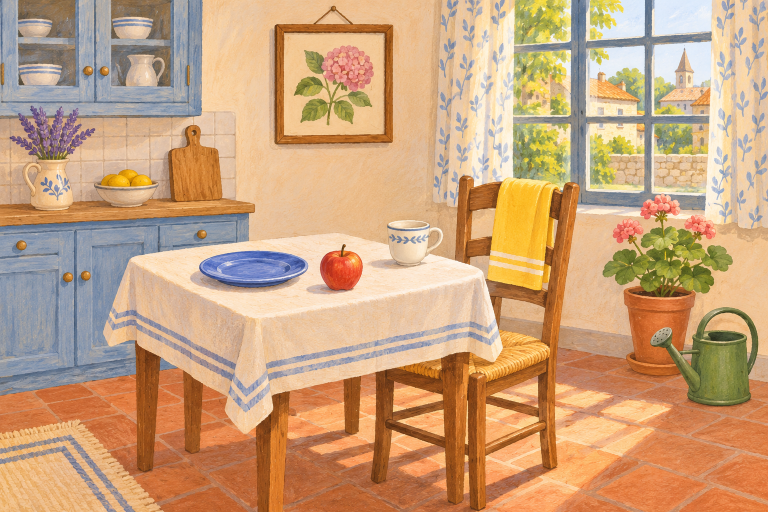
#> input picture img/scene-cuisine-exemple-v3.png, 1536 x 1024 px (shown at 1/2 size)
$ python -i generer_planche_changement.py   (imports and definitions only)
#> lines starting #> are read from the running program, lines starting #| are printed output that depends on the picture
"""Découpe les 25 zones contextualisées d'une scène et leur planche 5 × 5."""

import sys
from pathlib import Path
from PIL import Image, ImageDraw, ImageFont


ROOT = Path(__file__).resolve().parents[1]
SCENES = {
    "cuisine": {
        "sortie": ROOT / "img" / "changement-cuisine",
        "reference": ROOT / "img" / "scene-cuisine-exemple-v3.png",
        "zones": [
            ("fruit", (620, 455, 755, 610)),
            ("tasse", (745, 425, 915, 565)),
            ("assiette", (355, 465, 635, 610)),
            ("torchon", (900, 325, 1185, 630)),
            ("arrosoir", (1250, 585, 1536, 835)),
        ],
    },
    "salon": {
        "sortie": ROOT / "img" / "changement-salon",
        "reference": ROOT / "img" / "changement-salon" / "reference.png",
        "zones": [
            ("coussin", (30, 450, 310, 700)),
            ("livre", (455, 665, 705, 810)),
            ("theiere", (785, 610, 1015, 830)),
            ("vase", (1285, 325, 1515, 595)),
            ("horloge", (895, 25, 1145, 260)),
        ],
    },
    "veranda": {
        "sortie": ROOT / "img" / "changement-veranda",
        "reference": ROOT / "img" / "changement-veranda" / "reference.png",
        "zones": [
            ("bottes", (30, 670, 290, 965)),
            ("lavande", (260, 220, 490, 520)),
            ("arrosoir", (620, 640, 960, 930)),
            ("chapeau", (940, 340, 1180, 575)),
            ("nichoir", (1350, 40, 1520, 245)),
        ],
    },
    "chambre": {
        "sortie": ROOT / "img" / "changement-chambre",
        "reference": ROOT / "img" / "changement-chambre" / "reference.png",
        "zones": [
            ("lampe", (285, 290, 470, 540)),
            ("tableau", (580, 75, 1015, 355)),
            ("plaid", (470, 555, 1070, 750)),
            ("reveil", (1090, 410, 1220, 550)),
            ("chaussons", (1250, 805, 1510, 975)),
        ],
    },
    "salle-bain": {
        "sortie": ROOT / "img" / "changement-salle-bain",
        "reference": ROOT / "img" / "changement-salle-bain" / "reference.png",
        "zones": [
            ("serviette", (0, 155, 245, 650)),
            ("miroir", (285, 60, 600, 420)),
            ("savon", (525, 400, 655, 540)),
            ("tapis", (475, 790, 1120, 1000)),
            ("fougere", (1240, 300, 1536, 570)),
        ],
    },
}


def fondu_bord(taille, marge=18):
    largeur, hauteur = taille
    masque = Image.new("L", taille)
    pixels = masque.load()
    for y in range(hauteur):
        for x in range(largeur):
            facteur = min(1, (x + 1) / marge, (y + 1) / marge,
                          (largeur - x) / marge, (hauteur - y) / marge)
            pixels[x, y] = round(255 * facteur)
    return masque


def main(scene):
    configuration = SCENES[scene]
    sortie = configuration["sortie"]
    zones = configuration["zones"]
    sources = [configuration["reference"]] + [
        sortie / "sources" / f"variante-{n}.png" for n in range(1, 5)]
    sortie.mkdir(parents=True, exist_ok=True)
    images = [Image.open(path).convert("RGB") for path in sources]
    assert all(image.size == (1536, 1024) for image in images)
    planche = Image.new("RGB", (5 * 330, 5 * 350), "#f4eddd")
    dessin = ImageDraw.Draw(planche)
    police = ImageFont.truetype("arial.ttf", 20)

    for ligne, (nom, cadre) in enumerate(zones):
        x0, y0, x1, y1 = cadre
        masque = fondu_bord((x1 - x0, y1 - y0))
        for colonne, source in enumerate(images):
            zone = source.crop(cadre).convert("RGBA")
            zone.putalpha(masque)
            zone.save(sortie / f"{nom}-{colonne}.png", optimize=True)

            # La planche reste une vraie grille de 25 cases, sans redimensionner
            # les zones employées par le jeu.
            px, py = colonne * 330, ligne * 350
            dessin.rounded_rectangle((px + 4, py + 4, px + 325, py + 345),
                                     radius=10, fill="white", outline="#175668", width=2)
            dessin.text((px + 14, py + 12), f"{nom.capitalize()} · {colonne + 1}/5",
                        font=police, fill="#175668")
            aperçu = source.crop(cadre)
            aperçu.thumbnail((306, 295))
            planche.paste(aperçu, (px + (330 - aperçu.width) // 2,
                                   py + 42 + (295 - aperçu.height) // 2))

    planche.save(sortie / "planche-5x5.png", optimize=True)

    # Scènes de contrôle : chaque objet est recollé depuis sa propre zone.
    for variante in range(1, 5):
        composition = images[0].convert("RGBA")
        for nom, (x0, y0, _, _) in zones:
            composition.alpha_composite(Image.open(sortie / f"{nom}-{variante}.png"),
                                        (x0, y0))
        composition.convert("RGB").save(sortie / f"controle-{variante}.png", optimize=True)


# [4 lines not run here, left out]

>>> import cv2
>>> picture = cv2.imread('../img/scene-cuisine-exemple-v3.png', cv2.IMREAD_GRAYSCALE)
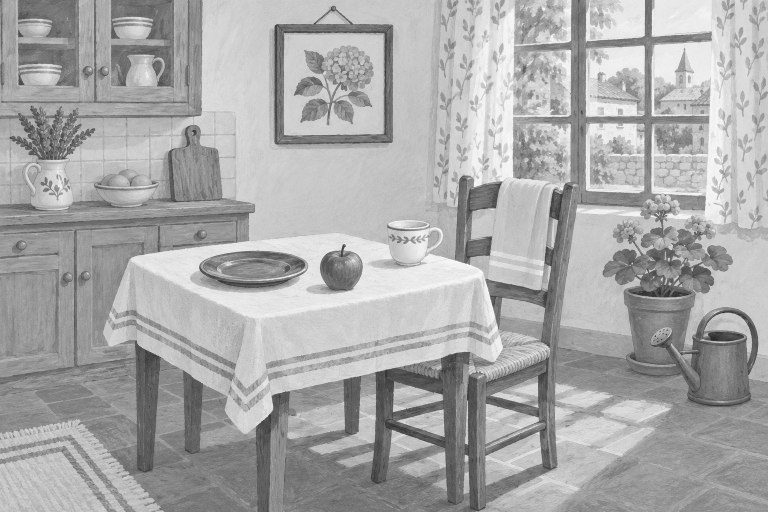
#> picture: shape (1024, 1536) (shown at 1/2 size); min 28, max 254, mean 168.7
#> (the run stopped early here; a loop or call above may not have finished)

$ run again, on img/scene-cuisine-exemple-v2.png
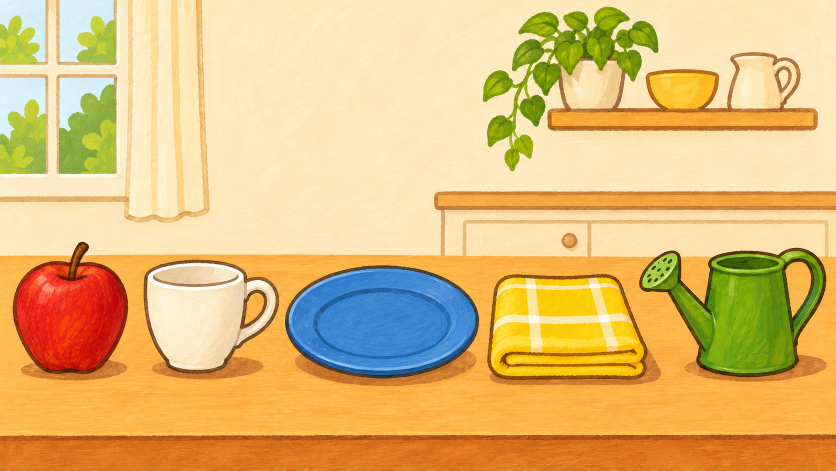
#> input picture img/scene-cuisine-exemple-v2.png, 1672 x 941 px (shown at 1/2 size)
#> `picture = cv2.imread('../img/scene-cuisine-exemple-v3.png', cv2.IMREAD..`:
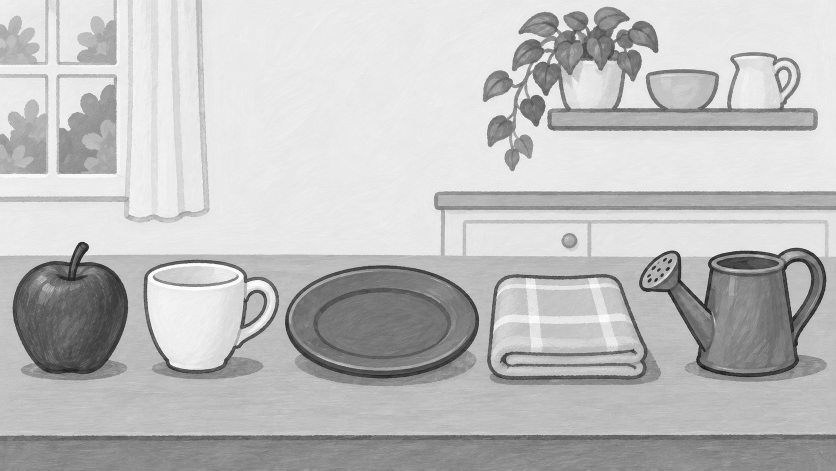
#> picture: shape (941, 1672) (shown at 1/2 size); min 17, max 255, mean 191

$ run again, on img/apercu-panier-selection.png
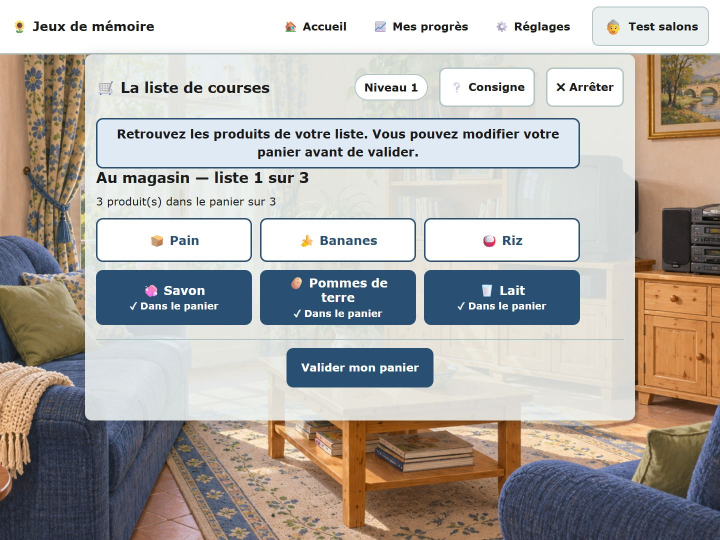
#> input picture img/apercu-panier-selection.png, 1440 x 1080 px (shown at 1/2 size)
#> `picture = cv2.imread('../img/scene-cuisine-exemple-v3.png', cv2.IMREAD..`:
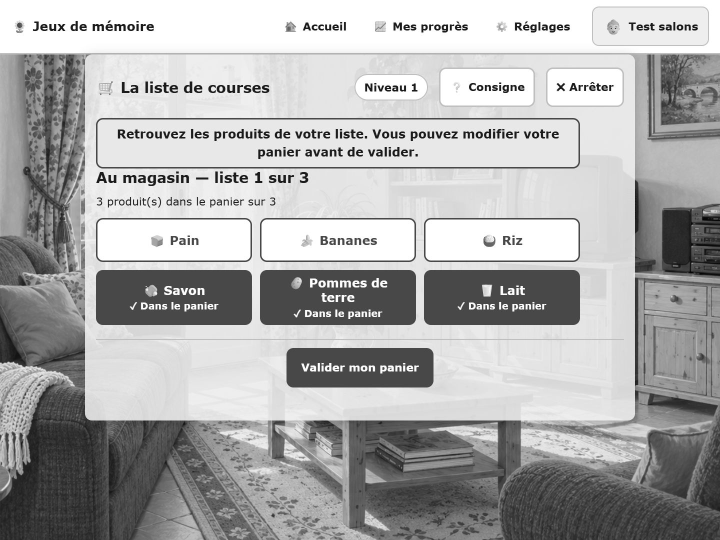
#> picture: shape (1080, 1440) (shown at 1/2 size); min 0, max 255, mean 171.9
